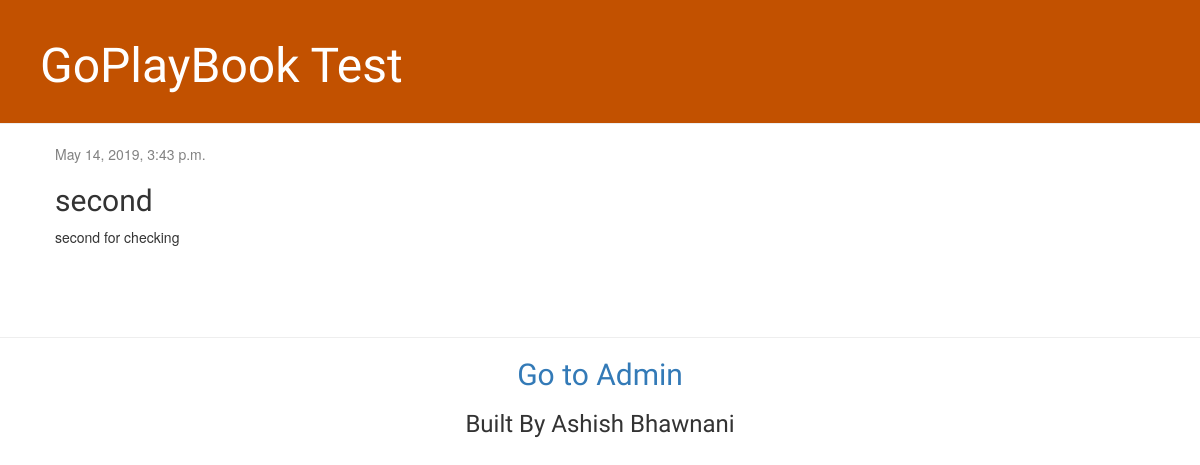
The app's page /post/2/ with its own data.
### blog/models.py (models this page shows, shortened)
class Post(models.Model):
    author = models.ForeignKey(settings.AUTH_USER_MODEL, on_delete=models.CASCADE)
    title = models.CharField(max_length=200)
    text = models.TextField()
    created_date = models.DateTimeField(default=timezone.now)
    published_date = models.DateTimeField(blank=True, null=True)

### blog/views.py (the view)
# urls.py: path('post/<int:pk>/', views.post_detail, name='post_detail'),
def post_detail(request, pk):
    post = get_object_or_404(Post, pk=pk)
    return render(request, 'blog/post_detail.html', {'post': post})

### blog/templates/blog/post_detail.html (shortened to what this page needs)
{% extends 'blog/base.html' %}
{% block content %}
    <div class="post">
        {% if post.published_date %}
            <div class="date">
                {{ post.published_date }}
            </div>
        {% endif %}
        <h2>{{ post.title }}</h2>
        <p>{{ post.text|linebreaksbr }}</p>
    </div>
{% endblock %}

### blog/static/css/blog.css (style rules this page uses)
h1, h2, h3, h4 { font-family: 'Lobster', cursive; }
.date { color: #828282; }
.post { margin-bottom: 70px; }

### records on screen
Post: published_date "May 14, 2019, 3:43 p.m.", title "second", text "second for checking"
